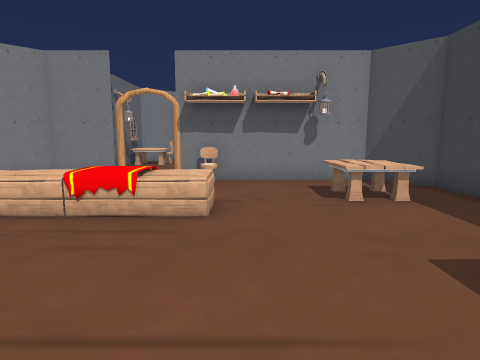
view 1 (above)

13 first-person views from a walk through a scene from a Unity 3-D project. The camera is 1.4 m above the floor, tilts 8° down and sees 75° across. The floor is counted in squares, 1 m on a side. Each view is taken from the middle of a square. On the plan, view 1 faces up. The plan holds only what a view shows up to about 14 squares ahead; the rest is blank. Door leaves are left out, so doorways stand open. Some surface patterns are stand-ins.

view 2
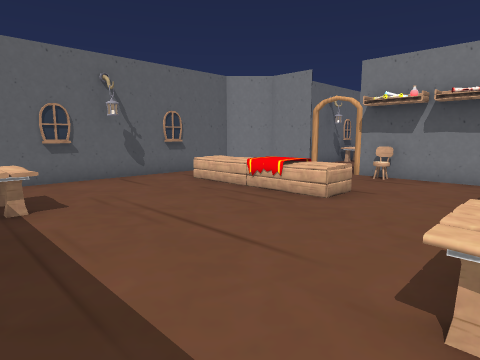

view 3
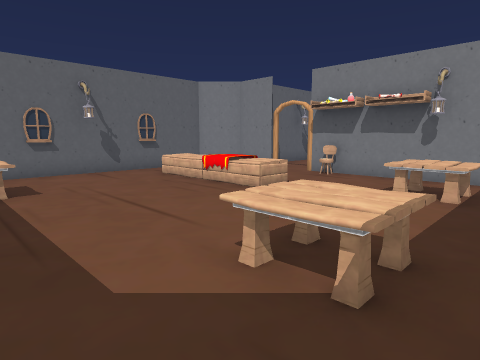

view 4
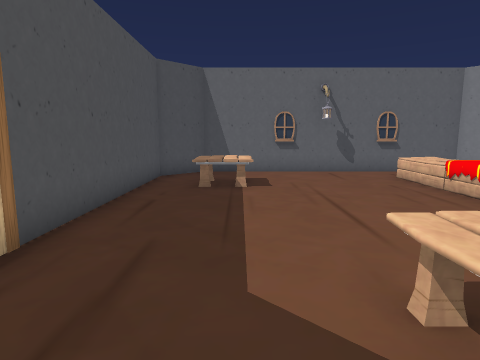

view 5
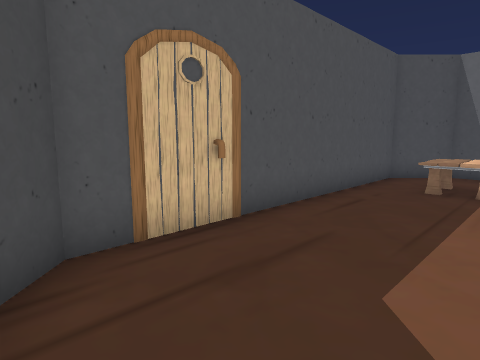

view 6
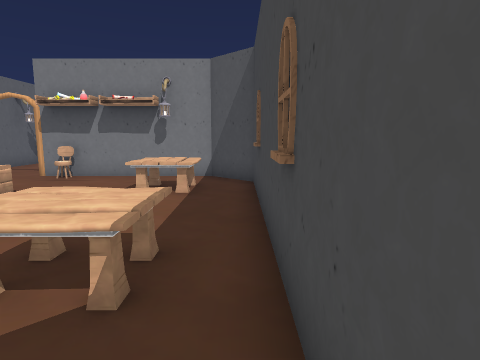

view 7
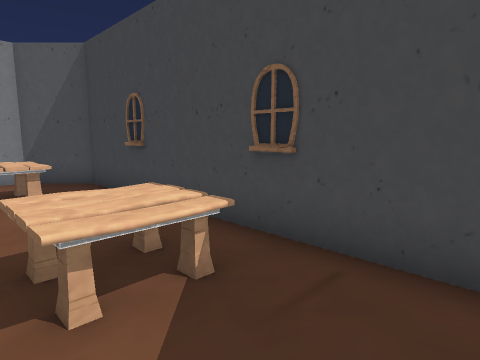

view 8
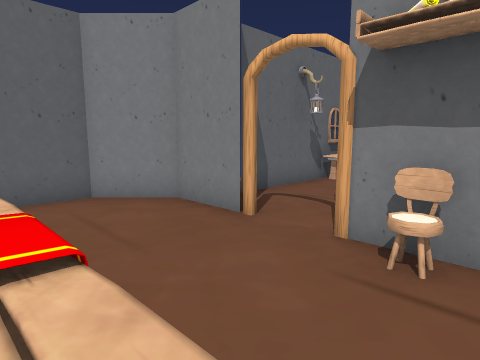

view 9
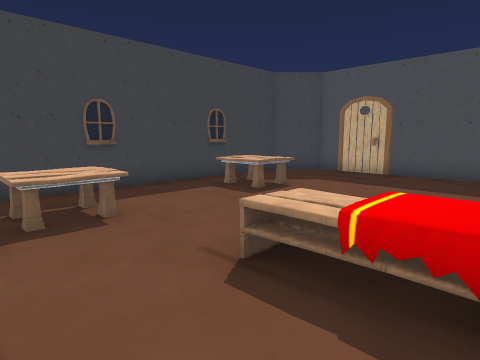

view 10
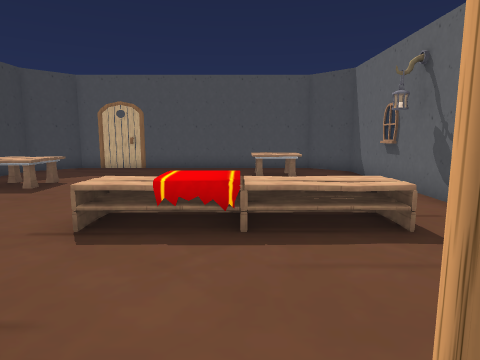

view 11
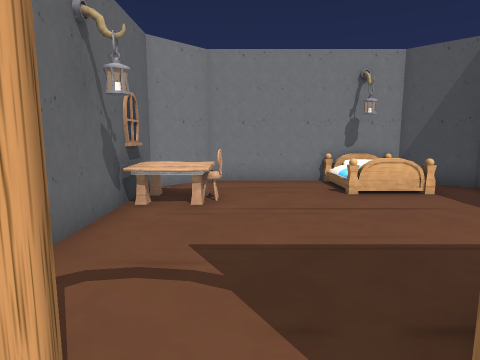

view 12
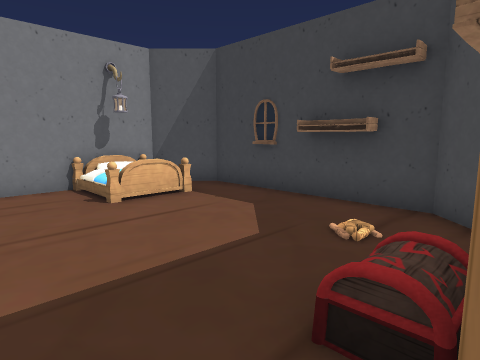

view 13
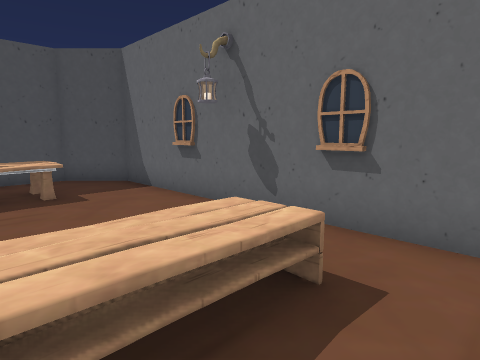

### Floor plan
Points are (right, up) in squares from view 1. A wall is a line through its corners. A room is listed if a view was taken in it or the views show most of it. See-through windows are left out.
Room 1 (views 1, 2, 3, 4, 5, 6, 7, 8, 9, 11, 13)
walls: (1.5, -2.7) (3, -2.9); (1.8, -2.8) (2.8, -2.7); (-3.6, 10) (-6, 10) (-7.4, 8.6) (-7.4, -1.4) (-6, -2.8) (4, -2.8) (5.4, -1.4) (5.4, 8.6) (4, 10) (-2.1, 10)
ways out: opening at (-3, 10) to room 2; open door at (-4.5, 9.5) to room 2; gap at (5, 2)
objects: table (-5, -1) to (-4, 0); other object (-5, 5) to (-3, 6); other object (-2, 5) to (-1, 6); chair (-1, 9); table (2, 7) to (4, 8); table (3, 1) to (4, 3)
Room 2 (views 10, 12)
walls: (-5.4, 14.5) (-5.4, 11.4); (3.4, 14.4) (3.4, 17.4) (2, 18.9) (-4, 18.9) (-5.5, 17.4); (2.7, 10.7) (3.4, 11.4) (3.4, 12.5)
ways out: opening at (-3, 10) to room 1; open door at (-4.5, 9.5) to room 1
objects: table (-5, 15) to (-4, 17); chair (-4, 16); chest (-1, 11); bed (1, 17); lantern (1, 18); other object (3, 13) to (3, 14)

Where each view was taken, in squares from view 1:
view 1: 0 up, 0 right, facing up
view 2: 1 down, 3 right, facing up-left
view 3: 1 down, 5 right, facing up-left
view 4: 0 up, 5 right, facing left
view 5: 1 up, 5 right, facing down-left
view 6: 1 down, 5 right, facing up
view 7: 1 down, 2 right, facing up-right
view 8: 6 up, 0 right, facing up-left
view 9: 9 up, 3 left, facing down-right
view 10: 11 up, 3 left, facing down
view 11: 9 up, 3 left, facing up
view 12: 10 up, 3 left, facing up-right
view 13: 8 up, 3 left, facing down-left
